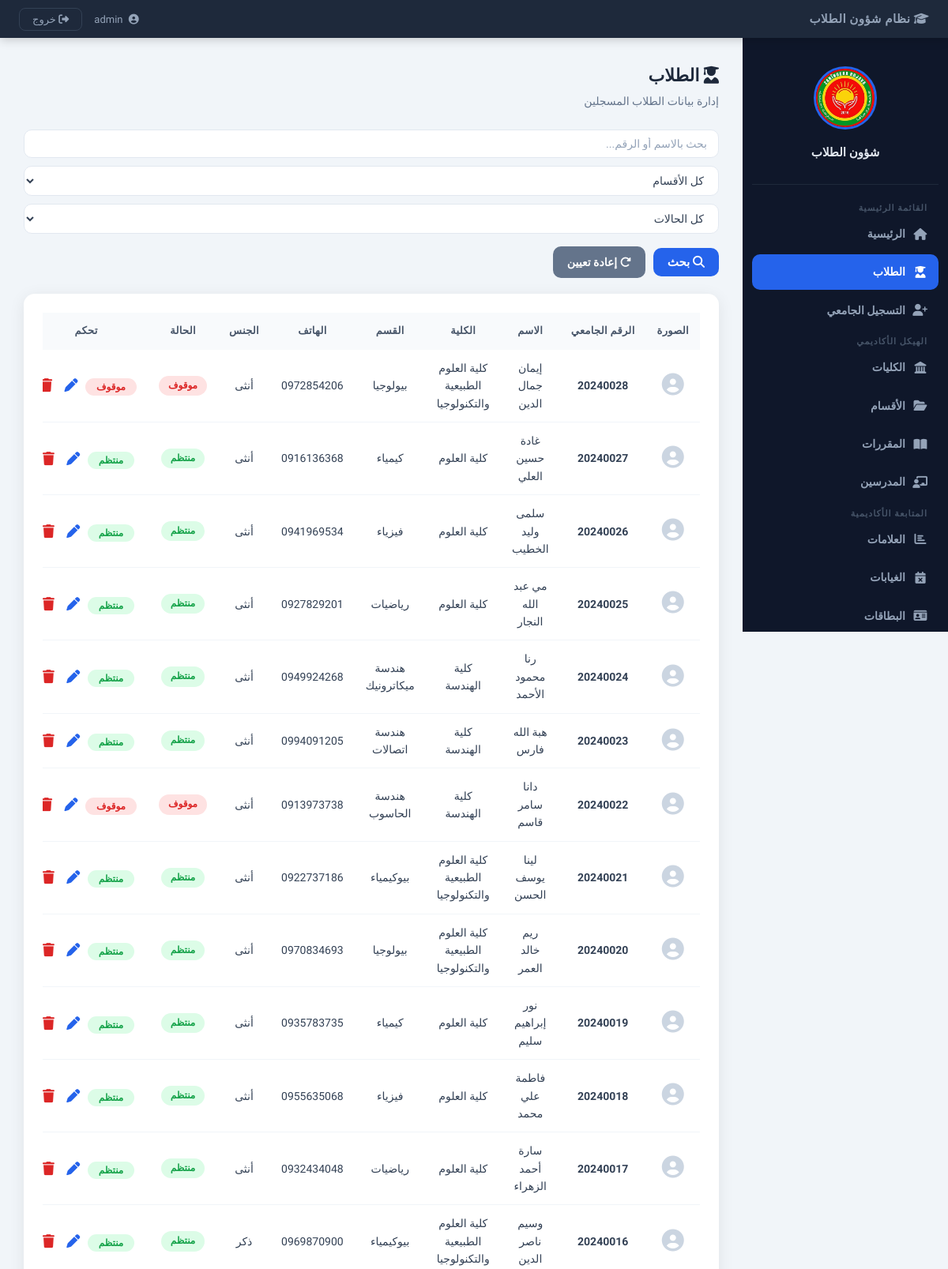
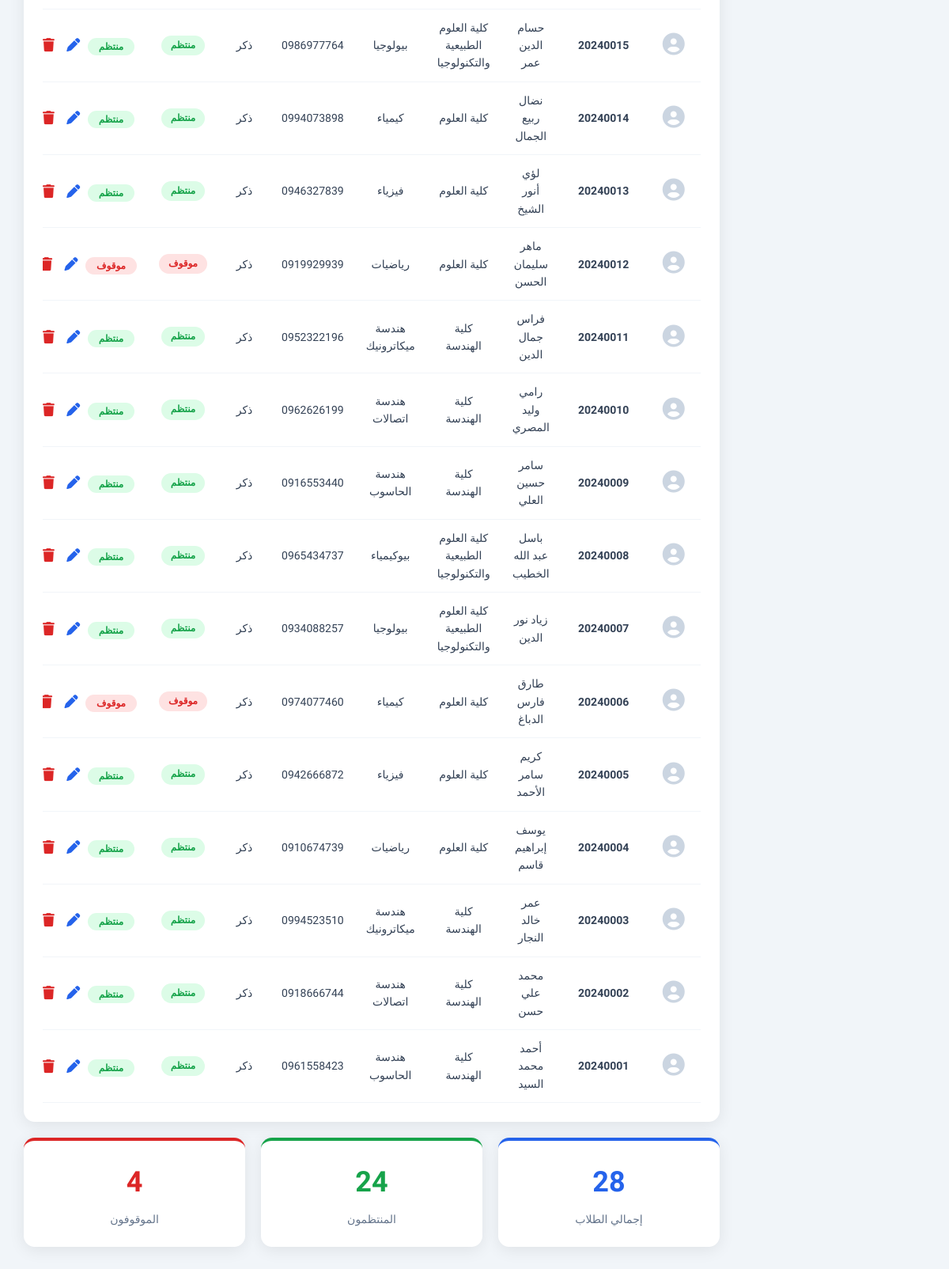
The page /?page=students (signed in) on the database as committed earlier (2 pictures, top to bottom).
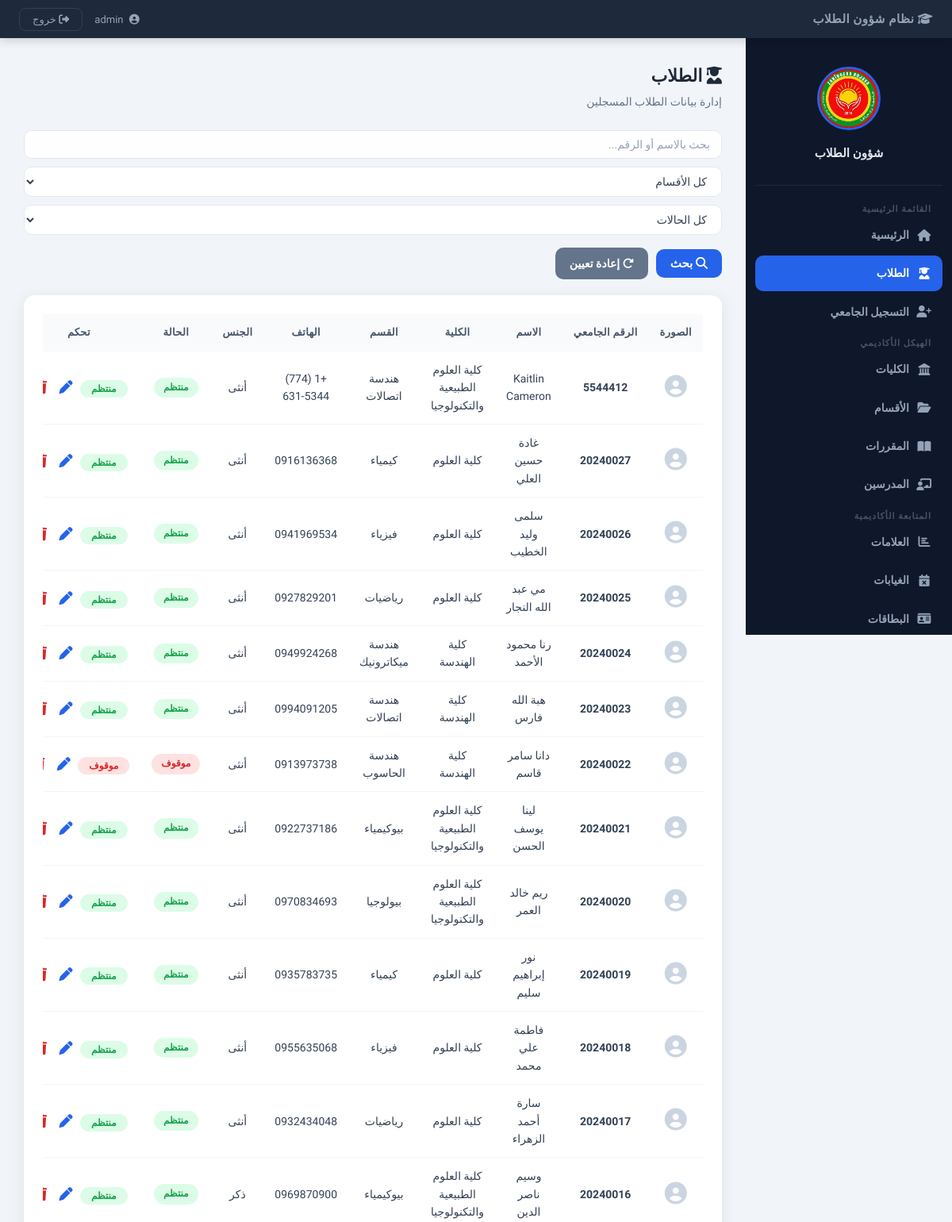
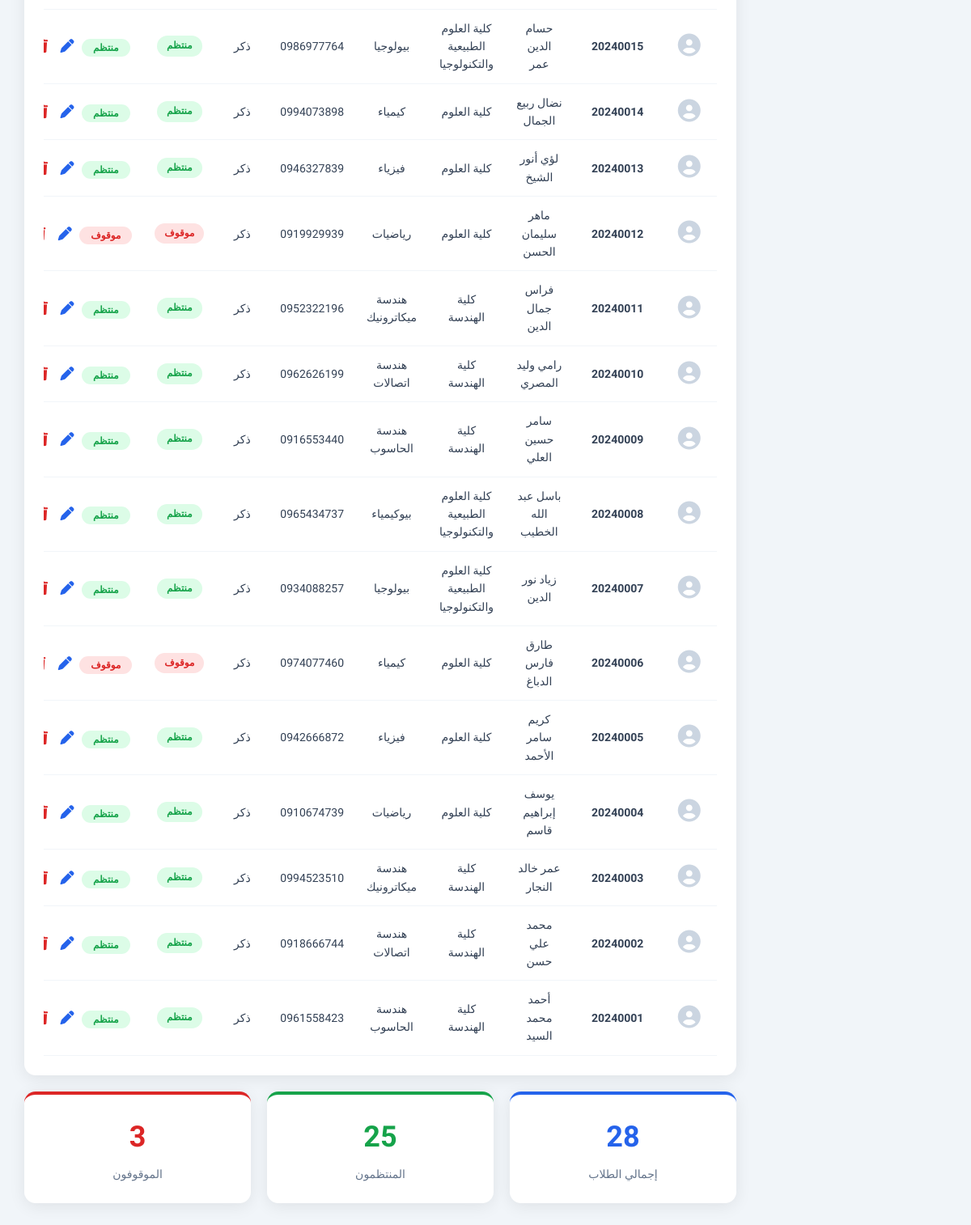
The same page on the database as committed later (2 pictures, top to bottom).
### tables this page shows
CREATE TABLE students (
    id            INTEGER PRIMARY KEY AUTOINCREMENT,
    university_id TEXT    NOT NULL UNIQUE,
    name          TEXT    NOT NULL,
    faculty       TEXT,
    department    TEXT,
    birth_place   TEXT,
    birth_date    TEXT,
    address       TEXT,
    phone         TEXT,
    mother_name   TEXT,
    father_name   TEXT,
    gender        TEXT    DEFAULT 'ذكر',
    status        TEXT    DEFAULT 'active',
    image         TEXT,
    created_at    TEXT    DEFAULT (datetime('now')),
    updated_at    TEXT    DEFAULT (datetime('now'))
);

### app/Core/Database.php (called while the page is built, shortened)
<?php
class Database
{
    private static ?PDO $instance = null;
    public static function getInstance(): PDO
    {
        if (self::$instance === null) {
            if (DB_DRIVER === 'sqlite') {
                $pdo = new PDO('sqlite:' . DB_PATH);
                $pdo->exec('PRAGMA foreign_keys = ON;');
            } elseif (DB_DRIVER === 'mysql') {
                $dsn = "mysql:host=" . DB_HOST . ";dbname=" . DB_NAME . ";charset=" . DB_CHARSET;
                $pdo = new PDO($dsn, DB_USER, DB_PASS);
            } else {
                throw new RuntimeException('DB_DRIVER غير مدعوم');
            }
            $pdo->setAttribute(PDO::ATTR_ERRMODE,            PDO::ERRMODE_EXCEPTION);
            $pdo->setAttribute(PDO::ATTR_DEFAULT_FETCH_MODE, PDO::FETCH_ASSOC);
            self::$instance = $pdo;
        }
        return self::$instance;
    }
}

### app/Core/BaseModel.php (called while the page is built, shortened)
<?php
abstract class BaseModel
{
    public function __construct()
    {
        $this->db = Database::getInstance();
    }
}

### app/Models/Student.php (called while the page is built, shortened)
<?php
class Student extends BaseModel
{
    public function filter(string $q = '', string $dept = '', string $status = 'all'): array
    {
        $where = ['1=1'];
        $p     = [];
        $s = $this->db->prepare(
            "SELECT * FROM students WHERE " . implode(' AND ', $where) . " ORDER BY id DESC"
        );
        $s->execute($p);
        return $s->fetchAll();
    }
    public function counts(): array
    {
        $row = $this->db->query(
            "SELECT COUNT(*) total,
                    SUM(status='active')   active,
                    SUM(status='inactive') inactive
             FROM students"
        )->fetch();
        return $row;
    }
}

### views/pages/students.php (the view, shortened to what this page needs)
<?php
$students = $data['students'] ?? [];
$counts   = $data['counts']   ?? ['total' => 0, 'active' => 0, 'inactive' => 0];
$q        = htmlspecialchars($_GET['q']          ?? '');
$status   = htmlspecialchars($_GET['status']     ?? 'all');
?>
<div class="page-header">
  <h1><i class="fa-solid fa-user-graduate"></i> الطلاب</h1>
  <p>إدارة بيانات الطلاب المسجلين</p>
</div>
<form method="GET" action="" class="filters-bar">
  <input type="text"  name="q"          value="<?= $q ?>"    placeholder="بحث بالاسم أو الرقم...">
  <select name="department">
    <option value="">كل الأقسام</option>
  </select>
  <select name="status">
    <option value="all"     <?= $status==='all'     ?'selected':'' ?>>كل الحالات</option>
  </select>
  <button type="submit" class="btn-submit" style="width:auto; padding:9px 18px;">
    <i class="fa-solid fa-magnifying-glass"></i> بحث
  </button>
  <a href="?page=students" class="btn-submit"
     style="width:auto; padding:9px 18px; background:#64748b; text-decoration:none; border-radius:10px; color:white; font-size:14px;">
    <i class="fa-solid fa-rotate-right"></i> إعادة تعيين
  </a>
</form>
<div class="card">
  <div class="table-wrapper">
    <table>
      <thead>
        <tr>
          <th>الصورة</th>
          <th>الرقم الجامعي</th>
          <th>الاسم</th>
          <th>الكلية</th>
          <th>القسم</th>
          <th>الهاتف</th>
          <th>الجنس</th>
          <th>الحالة</th>
          <th>تحكم</th>
        </tr>
      </thead>
      <tbody>
        <?php if (empty($students)): ?>
          <tr><td colspan="9" style="color:#94a3b8; padding:30px;">لا يوجد طلاب</td></tr>
        <?php else: ?>
          <?php foreach ($students as $s): ?>
          <tr>
            <td>
              <?php if ($s['image']): ?>
                <img src="<?= htmlspecialchars($s['image']) ?>"
                     style="width:38px;height:38px;border-radius:50%;object-fit:cover;">
              <?php else: ?>
                <span style="font-size:28px; color:#cbd5e1;">
                  <i class="fa-solid fa-circle-user"></i>
                </span>
              <?php endif; ?>
            </td>
            <td><strong><?= htmlspecialchars($s['university_id']) ?></strong></td>
            <td><?= htmlspecialchars($s['name']) ?></td>
            <td><?= htmlspecialchars($s['faculty'] ?? '—') ?></td>
            <td><?= htmlspecialchars($s['department'] ?? '—') ?></td>
            <td><?= htmlspecialchars($s['phone'] ?? '—') ?></td>
            <td><?= htmlspecialchars($s['gender'] ?? '—') ?></td>
            <td>
              <span class="status <?= $s['status'] ?>">
                <?= $s['status'] === 'active' ? 'منتظم' : 'موقوف' ?>
              </span>
            </td>
            <td style="white-space:nowrap;">
              <form method="POST" action="/std_1_student_manager/controllers/router.php"
                    style="display:inline">
                <button type="submit"
                        class="btn <?= $s['status']==='active' ? 'active-btn' : 'inactive-btn' ?>"
                        title="تغيير الحالة">
                  <?= $s['status']==='active' ? 'منتظم' : 'موقوف' ?>
                </button>
              </form>
              <button class="edit-btn"
                      onclick="openEditModal(<?= htmlspecialchars(json_encode($s)) ?>)"
                      title="تعديل">
                <i class="fa-solid fa-pen"></i>
              </button>
              <form method="POST" action="/std_1_student_manager/controllers/router.php"
                    style="display:inline"
                    onsubmit="return confirm('حذف هذا الطالب نهائياً؟')">
                <button type="submit" class="delete-btn" title="حذف">
                  <i class="fa-solid fa-trash"></i>
                </button>
              </form>
            </td>
          </tr>
          <?php endforeach; ?>
        <?php endif; ?>
      </tbody>
    </table>
  </div>
</div>
<div class="stats">
  <div class="stat">
    <h2><?= (int)$counts['total'] ?></h2>
    <p>إجمالي الطلاب</p>
  </div>
  <div class="stat" style="border-top-color:#16a34a;">
    <h2 style="color:#16a34a;"><?= (int)$counts['active'] ?></h2>
    <p>المنتظمون</p>
  </div>
  <div class="stat" style="border-top-color:#dc2626;">
    <h2 style="color:#dc2626;"><?= (int)$counts['inactive'] ?></h2>
    <p>الموقوفون</p>
  </div>
</div>

### views/layout/header.php (shortened to what this page needs)
<!DOCTYPE html>
<html lang="ar" dir="rtl">
<head>
  <link rel="stylesheet" href="https://cdnjs.cloudflare.com/ajax/libs/font-awesome/6.5.1/css/all.min.css">
  <link rel="stylesheet" href="<?= ASSETS_URL ?>/css/main.css">
  <link rel="stylesheet" href="<?= ASSETS_URL ?>/css/sidebar.css">
  <link rel="stylesheet" href="<?= ASSETS_URL ?>/css/forms.css">
  <link rel="stylesheet" href="<?= ASSETS_URL ?>/css/tables.css">
  <link rel="stylesheet" href="<?= ASSETS_URL ?>/css/cards.css">
</head>
<body>
<div class="header-bar">
  <div class="header-left">
    <span class="system-name">
      <i class="fa-solid fa-graduation-cap"></i>
      نظام شؤون الطلاب
    </span>
  </div>
  <div class="header-right">
    <span class="header-user">
      <i class="fa-solid fa-circle-user"></i>
    </span>
    <form method="POST" action="/std_1_student_manager/controllers/router.php" style="display:inline">
      <button type="submit" class="logout-btn">
        <i class="fa-solid fa-right-from-bracket"></i> خروج
      </button>
    </form>
  </div>
</div>

### index.php (shortened to what this page needs)
<?php
$page = $_GET['page'] ?? 'dashboard';
$data = match($page) {
    'students'    => ['students'    => (new Student())->filter(
                          $_GET['q']          ?? '',
                          $_GET['department'] ?? '',
                          $_GET['status']     ?? 'all'
                      ),
                      'counts'      => (new Student())->counts()],
    'staff'       => ['staff'       => (new Staff())->all()],
    'faculties'   => ['faculties'   => (new Faculty())->all()],
    'departments' => ['departments' => (new Department())->allWithFaculty(),
                      'faculties'   => (new Faculty())->all()],
    'courses'     => ['courses'     => (new Course())->grouped(),
                      'departments' => (new Department())->all()],
    'register'    => ['faculties'   => (new Faculty())->all(),
                      'departments' => (new Department())->all()],
    'grades'      => ['grades'      => (new Grade())->allGrouped(
                          $_GET['q']          ?? '',
                          $_GET['department'] ?? 'all'
                      ),
                      'departments' => (new Department())->all(),
                      'courses'     => (new Course())->all()],
    'absences'    => ['absences'    => (new Absence())->allWithStudent(
                          $_GET['q']        ?? '',
                          $_GET['year']     ?? '',
                          $_GET['semester'] ?? ''
                      ),
                      'courses'     => (new Course())->all()],
    'cards'       => [],
    default       => [],
};
require_once __DIR__ . '/views/layout/header.php';
?>
<div class="dashboard">
  <?php require_once __DIR__ . '/views/layout/sidebar.php'; ?>
  <div class="content">
    <?php
    $view = __DIR__ . "/views/pages/{$page}.php";
    if (file_exists($view)) {
        require_once $view;
    } else {
        require_once __DIR__ . '/views/pages/dashboard.php';
    }
    ?>
  </div>
</div>
<?php require_once __DIR__ . '/views/layout/footer.php'; ?>

### views/layout/sidebar.php (shortened to what this page needs)
<?php $p = $_GET['page'] ?? 'dashboard'; ?>
<div class="sidebar" id="sidebar">
  <div class="logo">
    <img src="<?= ASSETS_URL ?>/images/logo.jfif" alt="شعار الجامعة">
    <h3>شؤون الطلاب</h3>
  </div>
  <span class="nav-label">القائمة الرئيسية</span>
  <a href="?page=dashboard"  class="<?= $p==='dashboard' ?'active':'' ?>">
    <i class="fa-solid fa-house"></i> الرئيسية
  </a>
  <a href="?page=students"   class="<?= $p==='students'  ?'active':'' ?>">
    <i class="fa-solid fa-user-graduate"></i> الطلاب
  </a>
  <a href="?page=register"   class="<?= $p==='register'  ?'active':'' ?>">
    <i class="fa-solid fa-user-plus"></i> التسجيل الجامعي
  </a>
  <span class="nav-label">الهيكل الأكاديمي</span>
  <a href="?page=faculties"   class="<?= $p==='faculties'   ?'active':'' ?>">
    <i class="fa-solid fa-landmark"></i> الكليات
  </a>
  <a href="?page=departments" class="<?= $p==='departments' ?'active':'' ?>">
    <i class="fa-solid fa-folder-open"></i> الأقسام
  </a>
  <a href="?page=courses"     class="<?= $p==='courses'     ?'active':'' ?>">
    <i class="fa-solid fa-book-open"></i> المقررات
  </a>
  <a href="?page=staff"       class="<?= $p==='staff'       ?'active':'' ?>">
    <i class="fa-solid fa-chalkboard-user"></i> المدرسين
  </a>
  <span class="nav-label">المتابعة الأكاديمية</span>
  <a href="?page=grades"   class="<?= $p==='grades'   ?'active':'' ?>">
    <i class="fa-solid fa-chart-bar"></i> العلامات
  </a>
  <a href="?page=absences" class="<?= $p==='absences' ?'active':'' ?>">
    <i class="fa-solid fa-calendar-xmark"></i> الغيابات
  </a>
  <a href="?page=cards"    class="<?= $p==='cards'    ?'active':'' ?>">
    <i class="fa-solid fa-id-card"></i> البطاقات
  </a>
</div>

### views/layout/footer.php (shortened to what this page needs)
</body>
</html>

### assets/css/main.css (style rules this page uses)
:root { --primary: #2563eb; --primary-dk: #1d4ed8; --dark: #0f172a; --sidebar-w: 260px; --header-h: 48px; --radius: 14px; --shadow: 0 4px 20px rgba(0,0,0,.08); --font: 'Cairo', 'Segoe UI', Tahoma, sans-serif; }
*, *::before, *::after { box-sizing: border-box; margin: 0; padding: 0; }
body { font-family: var(--font); background: #f1f5f9; color: var(--dark); font-size: 15px; line-height: 1.6; }
.dashboard { display: flex; min-height: 100vh; margin-top: var(--header-h); }
.content { margin-right: var(--sidebar-w); padding: 30px; width: 100%; min-width: 0; }
.header-bar { position: fixed; top: 0; left: 0; right: 0; height: var(--header-h); background: #1e293b; color: white; display: flex; align-items: center; justify-content: space-between; padding: 0 24px; box-shadow: 0 2px 12px rgba(0,0,0,.2); z-index: 1000; }
.system-name { font-size: 15px; font-weight: 700; letter-spacing: .5px; color: #94a3b8; }
.logout-btn { background: transparent; color: #94a3b8; border: 1px solid #334155; padding: 6px 16px; font-size: 13px; font-family: var(--font); border-radius: 8px; cursor: pointer; transition: .2s; width: auto; }
.header-user { color: #94a3b8; font-size: 13px; margin-left: 12px; }
.header-user i { margin-left: 4px; }
.card { background: white; padding: 24px; border-radius: var(--radius); box-shadow: var(--shadow); margin-top: 20px; }
.stats { display: grid; grid-template-columns: repeat(auto-fit, minmax(180px, 1fr)); gap: 20px; margin-top: 20px; }
.stat { background: white; padding: 24px 20px; border-radius: var(--radius); box-shadow: var(--shadow); text-align: center; border-top: 4px solid var(--primary); }
.stat h2 { font-size: 36px; font-weight: 700; color: var(--primary); }
.stat p { color: #64748b; margin-top: 6px; font-size: 14px; }
.table-wrapper { overflow-x: auto; }
table { width: 100%; border-collapse: collapse; font-size: 14px; }
thead tr { background: #f8fafc; }
th { padding: 13px 14px; text-align: center; color: #475569; font-weight: 700; font-size: 13px; text-transform: uppercase; letter-spacing: .3px; white-space: nowrap; }
td { padding: 12px 14px; text-align: center; border-bottom: 1px solid #f1f5f9; color: #334155; }
.status { display: inline-block; padding: 3px 12px; border-radius: 20px; font-size: 12px; font-weight: 700; }
.status.active { background: #dcfce7; color: #16a34a; }
.status.inactive { background: #fee2e2; color: #dc2626; }
button { font-family: var(--font); cursor: pointer; }
.btn { display: inline-block; padding: 4px 14px; border: none; border-radius: 20px; cursor: pointer; font-size: 12px; font-weight: 700; width: auto; }
.btn.active-btn { background: #dcfce7; color: #16a34a; }
.btn.inactive-btn { background: #fee2e2; color: #dc2626; }
.edit-btn { background: none; border: none; font-size: 17px; cursor: pointer; padding: 5px 6px; border-radius: 6px; color: #2563eb; transition: background .15s; width: auto; }
.delete-btn { background: none; border: none; font-size: 17px; cursor: pointer; padding: 5px 6px; border-radius: 6px; color: #dc2626; transition: background .15s; width: auto; }
.page-header { margin-bottom: 24px; }
.page-header h1 { font-size: 22px; font-weight: 700; color: #1e293b; }
.page-header p { color: #64748b; font-size: 14px; margin-top: 4px; }
.filters-bar { display: flex; flex-wrap: wrap; gap: 10px; margin-bottom: 16px; align-items: center; }
.filters-bar input, .filters-bar select { padding: 9px 14px; border: 1px solid #e2e8f0; border-radius: 10px; font-family: var(--font); font-size: 14px; background: white; color: #334155; outline: none; transition: border-color .2s; margin-bottom: 0; }

### assets/css/forms.css (style rules this page uses)
input, select, textarea { width: 100%; padding: 10px 14px; border: 1px solid #e2e8f0; border-radius: 10px; font-family: var(--font); font-size: 14px; color: #1e293b; background: #f8fafc; outline: none; transition: border-color .2s, box-shadow .2s; margin-bottom: 0; }
input::placeholder { color: #94a3b8; }
.btn-submit { width: 100%; padding: 12px; background: var(--primary); color: white; border: none; border-radius: 10px; font-size: 15px; font-weight: 700; font-family: var(--font); cursor: pointer; transition: .2s; margin-top: 6px; }

Rows that differ between the two databases and show on the page:
removed students: university "20240028", name "إيمان جمال الدين", faculty "كلية العلوم الطبيعية والتكنولوجيا", department "بيولوجيا", phone "0972854206", gender "أنثى", status "موقوف"
added students: university "5544412", name "Kaitlin Cameron", faculty "كلية العلوم الطبيعية والتكنولوجيا", department "هندسة اتصالات", phone "+1 (774) 631-5344", gender "أنثى", status "منتظم"
Other text that changed with them:
$counts['active']: "24" → "25"
$counts['inactive']: "4" → "3"
